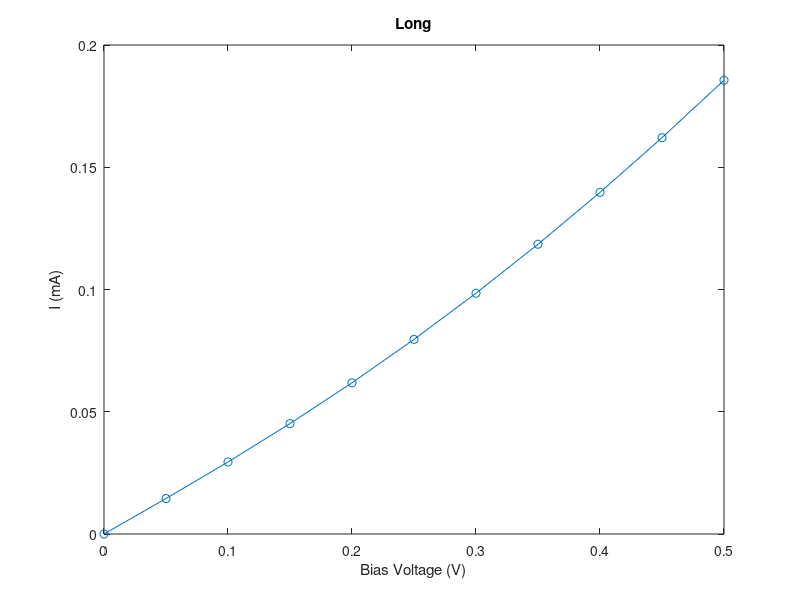

Write the MATLAB code that produced this figure.
clear;
q = 1.602192e-19;
eps0 = 8.8542e-12; % F/m
k_B = 1.380662e-23;
T = 300; % K
V_t = (k_B*T)/q;
X_Left = 0; X_Right = 600e-9;
XS = 100e-9;
XL = X_Right - X_Left;
Nx = 601;
deltaX = XL/(Nx-1);
x = X_Left:deltaX:X_Right;
x1 = (Nx-1)*(XS/XL)+1;
x2 = (Nx-1)*(XL-XS)/XL+1;
eps_si = 11.7; eps_ox = 3.9;
u_n = 0.135; % m^2/V*s
Area = 1e-12; % m^2
Npp = 5e23;
Np = 2e21;
Ndon = Npp*ones(Nx,1);
Ndon(x1+1:x2,1) = Np; 
ni = 1.075e16; % m^-3
coef = deltaX^2*q/eps0;
phi = zeros(Nx,1);
phi(1:Nx,1) = V_t*log(Ndon(1:Nx,1)/ni);

res = zeros(Nx,1);
Jaco = sparse(Nx,Nx);
Newton = 10;



for j=1:Newton
    res(1,1) = phi(1,1) - V_t*log(Ndon(1,1)/ni);
    res(Nx,1) = phi(Nx,1) - V_t*log(Ndon(Nx,1)/ni);
    Jaco(1,1) = 1; Jaco(Nx,Nx) = 1;   
    for i=2:Nx-1
        res(i,1) = eps_si*(phi(i+1,1)-2*phi(i,1)+phi(i-1,1))-coef*(-Ndon(i,1) + ni*exp(phi(i,1)/V_t) - ni*exp(-phi(i,1)/V_t));
        Jaco(i,i-1) = eps_si; Jaco(i,i) = -2*eps_si - coef*ni*(exp(phi(i,1)/V_t) + exp(-phi(i,1)/V_t))/V_t; Jaco(i,i+1) = eps_si;
    end
    update = Jaco\(-res);
    phi = phi + update;
%     norm(update,inf);
end

elec = zeros(Nx,1);
elec = ni*exp(phi/V_t);

% plot (x,phi);
% figure(2)
% plot(x,elec);
elec_N = elec;
phi_N = phi;

BiasV = 0:0.05:0.5;
Current = zeros(length(BiasV),1);

for Bias = 1:length(BiasV)
    for newton=1:10
        res = zeros(2*Nx,1);
        Jaco = sparse(2*Nx,2*Nx);
        res(1,1) = phi(1,1) - V_t*log(Ndon(1,1)/ni);
        Jaco(1,1) = 1;
        
        for i=2:Nx-1
            res(2*i-1,1) = eps_si*(phi(i+1,1) - 2*phi(i,1) + phi(i-1,1)) + coef*(Ndon(i,1)-elec(i,1));
            Jaco(2*i-1,2*i+1) = eps_si;
            Jaco(2*i-1,2*i-1) = -2*eps_si;
            Jaco(2*i-1,2*i-3) = eps_si;
            Jaco(2*i-1,2*i) = -coef;
        end
        
        res(2*Nx-1,1) = phi(Nx,1) - V_t*log(Ndon(Nx,1)/ni) - BiasV(1,Bias);
        Jaco(2*Nx-1,2*Nx-1) = 1.0;
        
        for i=1:Nx-1
            n_av = 0.5*(elec(i+1,1)+elec(i,1));
            dphidx = (phi(i+1,1) - phi(i,1))/deltaX;
            delecdx = (elec(i+1,1) - elec(i,1))/deltaX;
            Jn = n_av * dphidx - V_t * delecdx;
            res(2*i,1) = res(2*i,1) + Jn;
            Jaco(2*i,2*i+2) = Jaco(2*i,2*i+2) + 0.5*dphidx - V_t / deltaX;
            Jaco(2*i,2*i) = Jaco(2*i,2*i) + 0.5*dphidx + V_t / deltaX;
            Jaco(2*i,2*i+1) = Jaco(2*i,2*i+1) + n_av / deltaX;
            Jaco(2*i,2*i-1) = Jaco(2*i,2*i-1) - n_av / deltaX;
            res(2*i+2,1) = res(2*i+2,1) - Jn;
            Jaco(2*i+2,2*i+2) = Jaco(2*i+2,2*i+2) - 0.5*dphidx + V_t /deltaX;
            Jaco(2*i+2,2*i) = Jaco(2*i+2,2*i) - 0.5*dphidx - V_t / deltaX;
            Jaco(2*i+2,2*i+1) = Jaco(2*i+2,2*i+1) - n_av / deltaX;
            Jaco(2*i+2,2*i-1) = Jaco(2*i+2,2*i-1) + n_av / deltaX;
        end
        
        res(2,1) = elec(1,1) - Ndon(1,1);
        Jaco(2,:) = 0;
        Jaco(2,2) = 1.0;
        res(2*Nx,1) = elec(Nx,1) - Ndon(Nx,1);
        Jaco(2*Nx,:) = 0;
        Jaco(2*Nx,2*Nx) = 1.0;
        
        Cvector = zeros(2*Nx,1);
        Cvector(1:2:2*Nx-1,1) = V_t;
        Cvector(2:2:2*Nx,1) = max(abs(Ndon));
        Cmatrix = spdiags(Cvector,0,2*Nx,2*Nx);
        Jaco_scaled = Jaco * Cmatrix;
        Rvector = 1./sum(abs(Jaco_scaled),2);
        Rmatrix = spdiags(Rvector,0,2*Nx,2*Nx);
        Jaco_scaled = Rmatrix * Jaco_scaled;
        res_scaled = Rmatrix * res;
        update_scaled = Jaco_scaled \ (-res_scaled);
        update = Cmatrix * update_scaled;
        
        update = Jaco \ (-res);
        phi = phi + update(1:2:2*Nx-1,1);
        elec = elec + update(2:2:2*Nx,1);
        norm(update(1:2:2*Nx-1,1),inf);
    end
    Current(Bias,1) = Area*q*u_n*(0.5*(elec(Nx,1)+elec(Nx-1,1))*(phi(Nx,1)-phi(Nx-1,1))/deltaX - V_t*(elec(Nx,1)-elec(Nx-1,1))/deltaX);
end

% V = inv(Jaco_elec);
% figure(3)
% semilogy(x/1e-9,elec_N*1e-6,x/1e-9,elec*1e-6,'o');
% title('Electron');
% legend('Nonlinear','Continuity');
% xlabel('position x (nm)');
% ylabel('Carrier density (/cm^3)');
% 
% figure(4)
% semilogy(x/1e-9,abs(elec_N-elec)./elec);
% title('Error');
% 
% xlabel('position x (nm)');
% ylabel('Error');

plot(BiasV,1e3*Current,'-o');
title('Long');
xlabel('Bias Voltage (V)');
ylabel('I (mA)');

    
